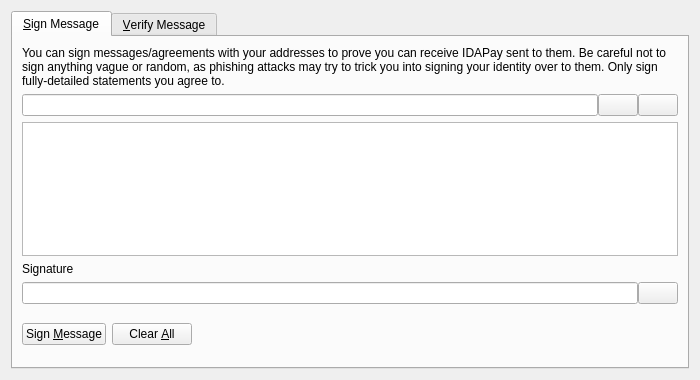
<?xml version="1.0" encoding="UTF-8"?>
<ui version="4.0">
 <class>SignVerifyMessageDialog</class>
 <widget class="QDialog" name="SignVerifyMessageDialog">
  <property name="geometry">
   <rect>
    <x>0</x>
    <y>0</y>
    <width>700</width>
    <height>380</height>
   </rect>
  </property>
  <property name="windowTitle">
   <string>Signatures - Sign / Verify a Message</string>
  </property>
  <property name="modal">
   <bool>true</bool>
  </property>
  <layout class="QVBoxLayout" name="verticalLayout">
   <item>
    <widget class="QTabWidget" name="tabWidget">
     <property name="currentIndex">
      <number>0</number>
     </property>
     <widget class="QWidget" name="tabSignMessage">
      <attribute name="title">
       <string>&amp;Sign Message</string>
      </attribute>
      <layout class="QVBoxLayout" name="verticalLayout_SM">
       <item>
        <widget class="QLabel" name="infoLabel_SM">
         <property name="text">
          <string>You can sign messages/agreements with your addresses to prove you can receive IDAPay sent to them. Be careful not to sign anything vague or random, as phishing attacks may try to trick you into signing your identity over to them. Only sign fully-detailed statements you agree to.</string>
         </property>
         <property name="textFormat">
          <enum>Qt::PlainText</enum>
         </property>
         <property name="wordWrap">
          <bool>true</bool>
         </property>
        </widget>
       </item>
       <item>
        <layout class="QHBoxLayout" name="horizontalLayout_1_SM">
         <property name="spacing">
          <number>0</number>
         </property>
         <item>
          <widget class="QValidatedLineEdit" name="addressIn_SM">
           <property name="toolTip">
            <string>The IDAPay address to sign the message with</string>
           </property>
          </widget>
         </item>
         <item>
          <widget class="QPushButton" name="addressBookButton_SM">
           <property name="toolTip">
            <string>Choose previously used address</string>
           </property>
           <property name="text">
            <string/>
           </property>
           <property name="shortcut">
            <string>Alt+A</string>
           </property>
           <property name="autoDefault">
            <bool>false</bool>
           </property>
          </widget>
         </item>
         <item>
          <widget class="QPushButton" name="pasteButton_SM">
           <property name="toolTip">
            <string>Paste address from clipboard</string>
           </property>
           <property name="text">
            <string/>
           </property>
           <property name="shortcut">
            <string>Alt+P</string>
           </property>
           <property name="autoDefault">
            <bool>false</bool>
           </property>
          </widget>
         </item>
        </layout>
       </item>
       <item>
        <widget class="QPlainTextEdit" name="messageIn_SM">
         <property name="toolTip">
          <string>Enter the message you want to sign here</string>
         </property>
        </widget>
       </item>
       <item>
        <widget class="QLabel" name="signatureLabel_SM">
         <property name="text">
          <string>Signature</string>
         </property>
         <property name="textFormat">
          <enum>Qt::PlainText</enum>
         </property>
        </widget>
       </item>
       <item>
        <layout class="QHBoxLayout" name="horizontalLayout_2_SM">
         <property name="spacing">
          <number>0</number>
         </property>
         <item>
          <widget class="QLineEdit" name="signatureOut_SM">
           <property name="font">
            <font>
             <italic>true</italic>
            </font>
           </property>
           <property name="readOnly">
            <bool>true</bool>
           </property>
          </widget>
         </item>
         <item>
          <widget class="QPushButton" name="copySignatureButton_SM">
           <property name="toolTip">
            <string>Copy the current signature to the system clipboard</string>
           </property>
           <property name="text">
            <string/>
           </property>
           <property name="autoDefault">
            <bool>false</bool>
           </property>
          </widget>
         </item>
        </layout>
       </item>
       <item>
        <layout class="QHBoxLayout" name="horizontalLayout_3_SM">
         <item>
          <widget class="QPushButton" name="signMessageButton_SM">
           <property name="toolTip">
            <string>Sign the message to prove you own this IDAPay address</string>
           </property>
           <property name="text">
            <string>Sign &amp;Message</string>
           </property>
           <property name="autoDefault">
            <bool>false</bool>
           </property>
          </widget>
         </item>
         <item>
          <widget class="QPushButton" name="clearButton_SM">
           <property name="toolTip">
            <string>Reset all sign message fields</string>
           </property>
           <property name="text">
            <string>Clear &amp;All</string>
           </property>
           <property name="autoDefault">
            <bool>false</bool>
           </property>
          </widget>
         </item>
         <item>
          <spacer name="horizontalSpacer_1_SM">
           <property name="orientation">
            <enum>Qt::Horizontal</enum>
           </property>
           <property name="sizeHint" stdset="0">
            <size>
             <width>40</width>
             <height>48</height>
            </size>
           </property>
          </spacer>
         </item>
         <item>
          <widget class="QLabel" name="statusLabel_SM">
           <property name="font">
            <font>
             <weight>75</weight>
             <bold>true</bold>
            </font>
           </property>
           <property name="text">
            <string/>
           </property>
           <property name="wordWrap">
            <bool>true</bool>
           </property>
          </widget>
         </item>
         <item>
          <spacer name="horizontalSpacer_2_SM">
           <property name="orientation">
            <enum>Qt::Horizontal</enum>
           </property>
           <property name="sizeHint" stdset="0">
            <size>
             <width>40</width>
             <height>48</height>
            </size>
           </property>
          </spacer>
         </item>
        </layout>
       </item>
      </layout>
     </widget>
     <widget class="QWidget" name="tabVerifyMessage">
      <attribute name="title">
       <string>&amp;Verify Message</string>
      </attribute>
      <layout class="QVBoxLayout" name="verticalLayout_VM">
       <item>
        <widget class="QLabel" name="infoLabel_VM">
         <property name="text">
          <string>Enter the receiver's address, message (ensure you copy line breaks, spaces, tabs, etc. exactly) and signature below to verify the message. Be careful not to read more into the signature than what is in the signed message itself, to avoid being tricked by a man-in-the-middle attack. Note that this only proves the signing party receives with the address, it cannot prove sendership of any transaction!</string>
         </property>
         <property name="textFormat">
          <enum>Qt::PlainText</enum>
         </property>
         <property name="alignment">
          <set>Qt::AlignLeading|Qt::AlignLeft|Qt::AlignTop</set>
         </property>
         <property name="wordWrap">
          <bool>true</bool>
         </property>
        </widget>
       </item>
       <item>
        <layout class="QHBoxLayout" name="horizontalLayout_1_VM">
         <property name="spacing">
          <number>0</number>
         </property>
         <item>
          <widget class="QValidatedLineEdit" name="addressIn_VM">
           <property name="toolTip">
            <string>The IDAPay address the message was signed with</string>
           </property>
          </widget>
         </item>
         <item>
          <widget class="QPushButton" name="addressBookButton_VM">
           <property name="toolTip">
            <string>Choose previously used address</string>
           </property>
           <property name="text">
            <string/>
           </property>
           <property name="shortcut">
            <string>Alt+A</string>
           </property>
           <property name="autoDefault">
            <bool>false</bool>
           </property>
          </widget>
         </item>
        </layout>
       </item>
       <item>
        <widget class="QPlainTextEdit" name="messageIn_VM"/>
       </item>
       <item>
        <widget class="QValidatedLineEdit" name="signatureIn_VM"/>
       </item>
       <item>
        <layout class="QHBoxLayout" name="horizontalLayout_2_VM">
         <item>
          <widget class="QPushButton" name="verifyMessageButton_VM">
           <property name="toolTip">
            <string>Verify the message to ensure it was signed with the specified IDAPay address</string>
           </property>
           <property name="text">
            <string>Verify &amp;Message</string>
           </property>
           <property name="autoDefault">
            <bool>false</bool>
           </property>
          </widget>
         </item>
         <item>
          <widget class="QPushButton" name="clearButton_VM">
           <property name="toolTip">
            <string>Reset all verify message fields</string>
           </property>
           <property name="text">
            <string>Clear &amp;All</string>
           </property>
           <property name="autoDefault">
            <bool>false</bool>
           </property>
          </widget>
         </item>
         <item>
          <spacer name="horizontalSpacer_1_VM">
           <property name="orientation">
            <enum>Qt::Horizontal</enum>
           </property>
           <property name="sizeHint" stdset="0">
            <size>
             <width>40</width>
             <height>48</height>
            </size>
           </property>
          </spacer>
         </item>
         <item>
          <widget class="QLabel" name="statusLabel_VM">
           <property name="font">
            <font>
             <weight>75</weight>
             <bold>true</bold>
            </font>
           </property>
           <property name="text">
            <string/>
           </property>
           <property name="wordWrap">
            <bool>true</bool>
           </property>
          </widget>
         </item>
         <item>
          <spacer name="horizontalSpacer_2_VM">
           <property name="orientation">
            <enum>Qt::Horizontal</enum>
           </property>
           <property name="sizeHint" stdset="0">
            <size>
             <width>40</width>
             <height>48</height>
            </size>
           </property>
          </spacer>
         </item>
        </layout>
       </item>
      </layout>
     </widget>
    </widget>
   </item>
  </layout>
 </widget>
 <customwidgets>
  <customwidget>
   <class>QValidatedLineEdit</class>
   <extends>QLineEdit</extends>
   <header>qvalidatedlineedit.h</header>
  </customwidget>
 </customwidgets>
 <resources>
  <include location="../idapay.qrc"/>
 </resources>
 <connections/>
</ui>
